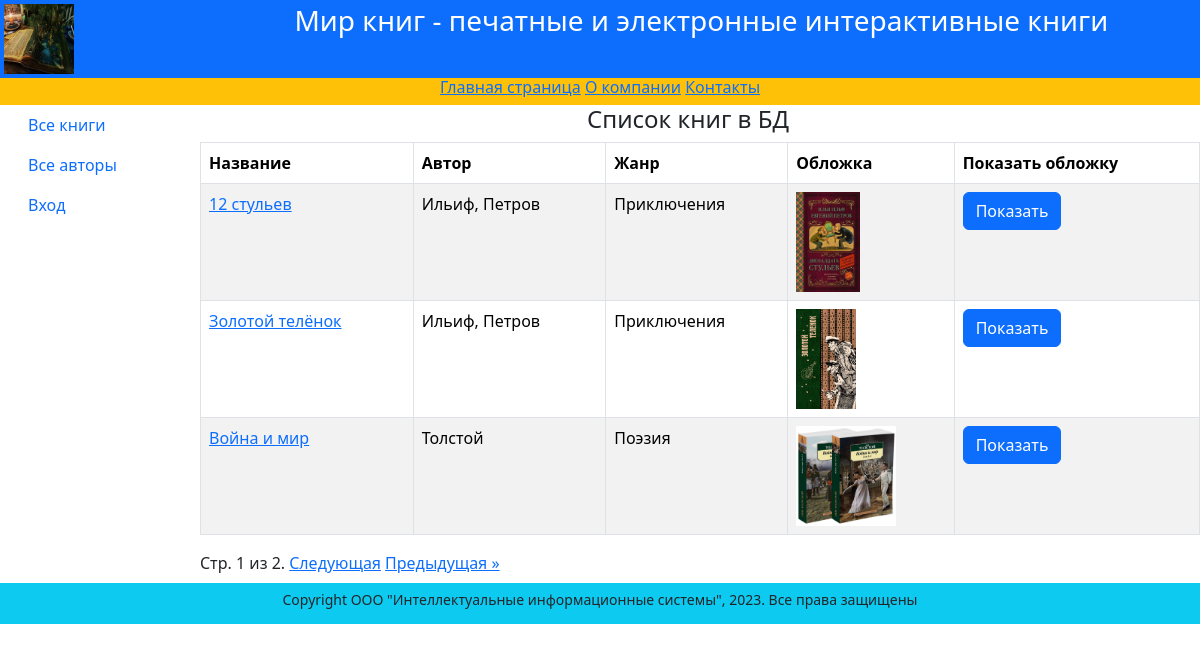
The page /books/ on the database its author committed.
### catalog/models.py (models this page shows, shortened)
class Book(models.Model):
    title = models.CharField(max_length=200,
        help_text="Введите название книги",
        verbose_name="Название книги")
    genre = models.ForeignKey('Genre',
        on_delete=models.CASCADE,
        help_text=" Выберите жанр для книги",
        verbose_name="Жанр книги", null=True)
    language = models.ForeignKey('Language',
        on_delete=models.CASCADE,
        help_text="Выберите язык книги",
        verbose_name="Язык книги", null=True)
    publisher = models.ForeignKey('Publisher',
        on_delete=models.CASCADE,
        help_text="Выберите издательство",
        verbose_name="Издательство", null=True)
    year = models.CharField(max_length=4,
        help_text="Введите год издания",
        verbose_name="Год издания")
    author = models.ManyToManyField('Author',
        help_text="Выберите автора (авторов) книги",
        verbose_name="Автор (авторы) книги")
    summary = models.TextField(max_length=1000,
        help_text="Введите краткое описание книги",
        verbose_name="Аннотация книги")
    isbn = models.CharField(max_length=13,
        help_text="Должно содержать 13 символов",
        verbose_name="ISBN книги")
    price = models.DecimalField(decimal_places=2, max_digits=7,
        help_text="Введите цену книги",
        verbose_name="Цена (руб.)")
    photo = models.ImageField(upload_to='images',
        help_text="Введите изображение обложки",
        verbose_name="Изображение обложки")
    def display_author(self):
        return ', '.join([author.last_name for author in self.author.all()])
    display_author.short_description = 'Авторы'

class Author(models.Model):
    first_name = models.CharField(max_length=100,
        help_text="Введите имя автора",
        verbose_name="Имя автора")
    last_name = models.CharField(max_length=100,
        help_text="Введите фамилию автора",
        verbose_name="Фамилия автора")
    date_of_birth = models.DateField(
        help_text="Введите дату рождения",
        verbose_name="Дата рождения",
        null=True, blank=True)
    about = models.TextField(help_text="Введите сведения об авторе",
        verbose_name="Сведения об авторе")
    photo = models.ImageField(upload_to='images',
        help_text="Введите фото автора",
        verbose_name="Фото автора",
        null=True, blank=True)

class Genre(models.Model):
    name = models.CharField(max_length=200,
        help_text=" Введите жанр книги",
        verbose_name="Жанр книги")
    def __str__(self):
        return self.name

### catalog/views.py (the view)
# urls.py: path('books/', views.BookListView.as_view(), name='books-list'),
class BookListView(ListView):
    model = Book
    context_object_name = 'books'
    paginate_by = 3

### templates/catalog/book_list.html
{% extends "catalog/base.html" %}
{% block content %}
<div class="row text-center text-dark lh-2">
<h4>Список книг в БД</h4>
</div>
{% if books %}
<table class="table table-striped table-bordered text-start">
<thead>
<tr>
<th>Название</th>
<th>Автор</th>
<th>Жанр</th>
<th>Обложка</th>
<th>Показать обложку</th>
</tr>
</thead>
<tbody>
{% for book in books %}
<tr>
<td><a href="{{ book.id }}">{{ book.title }} </a></td>
<td>{{ book.display_author }}</td>
<td>{{ book.genre }}</td>
<td><img src="{{ book.photo.url }}" alt="connect"
style="max-height:100px"></td>
<td><a href="{{ book.photo.url}}"
class="btn btn-primary"
target="_blank"> Показать</a></td>
</tr>
{% endfor %}
</tbody>
</table>
{% else %}
<p>В базе данных нет книг</p>
{% endif %}
{% endblock %}

### templates/catalog/base.html (shortened to what this page needs)
<!DOCTYPE html>
<html lang="en">
<head>
 {% load static %}
 <link href="https://cdn.jsdelivr.net/npm/bootstrap@5.3.3/dist/css/bootstrap.min.css" rel="stylesheet">
<body>
 <div class="container-fluid p-1 bg-primary text-white text-center">
 <div class="row">
 <div class="col-2 text-start">
 <img src="{% static 'images/pp100.jpg' %}" width="70" height="70">
 </div>
 <div class="col-10 ">
 <h3>Мир книг - печатные и электронные интерактивные книги</h3>
 </div>
 </div>
 </div>
 <div class="container-fluid">
 <div class="row bg-warning text-center">
 <h6>
 <a href="{% url 'index' %}">Главная страница</a>
<a href="{% url 'about' %}">О компании</a>
 <a href="{% url 'contact' %}">Контакты</a>
 </h6>
 </div>
 </div>
 <div class="container-fluid">
 <div class="row text-start text-body">
    <div class="col-2 ">
        {% block sidebar %}
        <nav class="nav flex-column">
            <a class="nav-link" href="{% url 'books-list' %}">Все книги</a>
            <a class="nav-link" href="{% url 'authors-list' %}">Все авторы</a>
            {% if user.is_authenticated %}
<a class="nav-link"
href="{% url 'logout'%}?next={{request.path}}">Выход</a>
<div>Вошел: {{ user.get_username }}</div>
<a class="nav-link"
href="{% url 'edit_authors' %}">Редактор авторов</a>
<a class="nav-link"
href="{% url 'edit_books' %}">Редактор книг</a>
<a class="nav-link"
href="{% url 'my-borrowed' %}">Мои заказы</a>
{% else %}
<a class="nav-link"
href="{% url 'login'%}?next={{request.path}}">Вход</a>
{% endif %}
           </nav>
        {% endblock sidebar %}
       </div>
 <div class="col-10" >
 <div class="row text-center">
 {% block content%}
 {% endblock content %}
 <div class="pagination">
 <span class="step-links">
 {% if page_obj.paginator.num_pages > 1 %}
 <span class="current">
 Стр. {{ page_obj.number }}
 из {{ page_obj.paginator.num_pages }}.
 </span>
 {% if page_obj.has_next %}
 <a href="?page={{ page_obj.
 next_page_number }}">Следующая</a>
 <a href="?page={{ page_obj.paginator.
 num_pages }}">Предыдущая &raquo;</a>
 {% endif %}
 {% endif %}
 </span>
 </div>
 </div>
 </div>
 </div>
 </div>
 <div class="container-fluid">
 <div class="row bg-info text-center text-dark small lh-sm pt-2 my-2">
 {% block footer %}
 <p>Copyright ООО "Интеллектуальные информационные системы",
 2023. Все права защищены</p>
 {% endblock footer%}
 </div>
 </div>
</body>
</html>

### rows shown on the page
Book: title "12 стульев", display_author "Ильиф, Петров", genre "Приключения", photo (picture)
Book: title "Золотой телёнок", display_author "Ильиф, Петров", genre "Приключения", photo (picture)
Book: title "Война и мир", display_author "Толстой", genre "Поэзия", photo (picture)

### other values the page prints
{{ page_obj.number }} "1"
{{ page_obj.paginator.num_pages }} "2"
